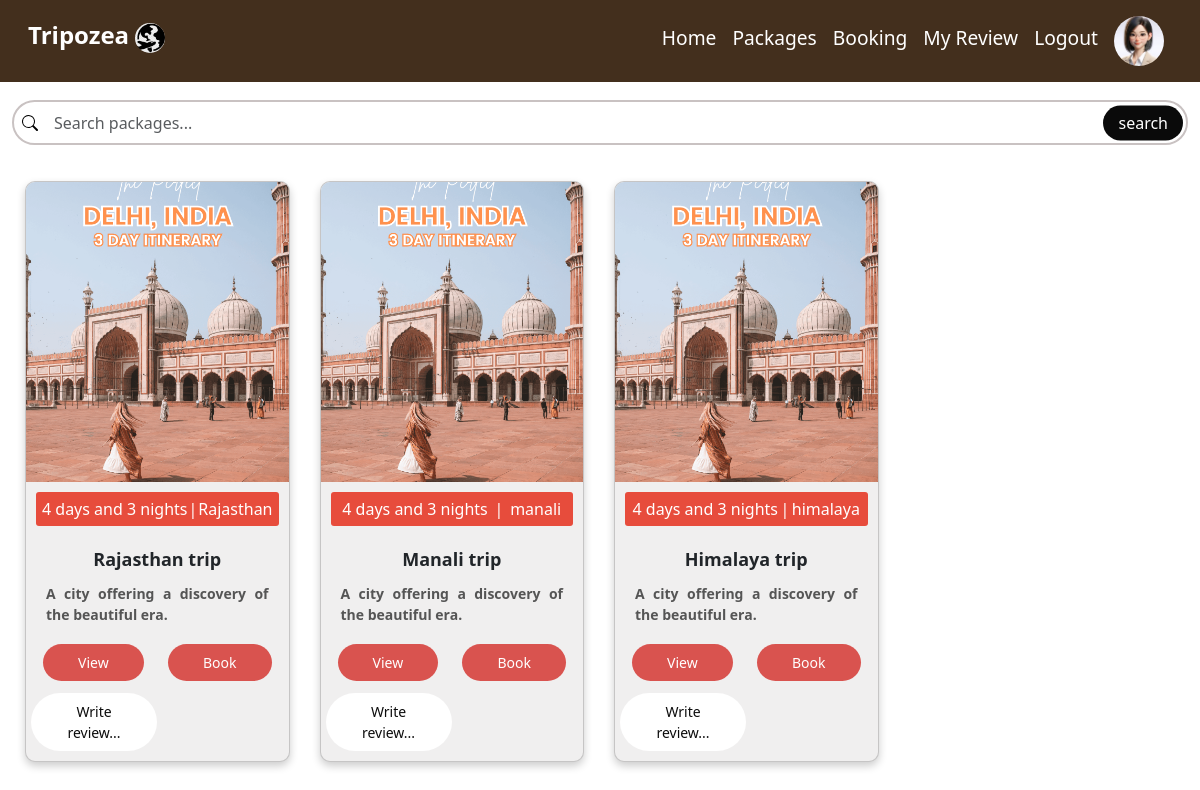
The app's page /user_allpackage (signed in), older data.
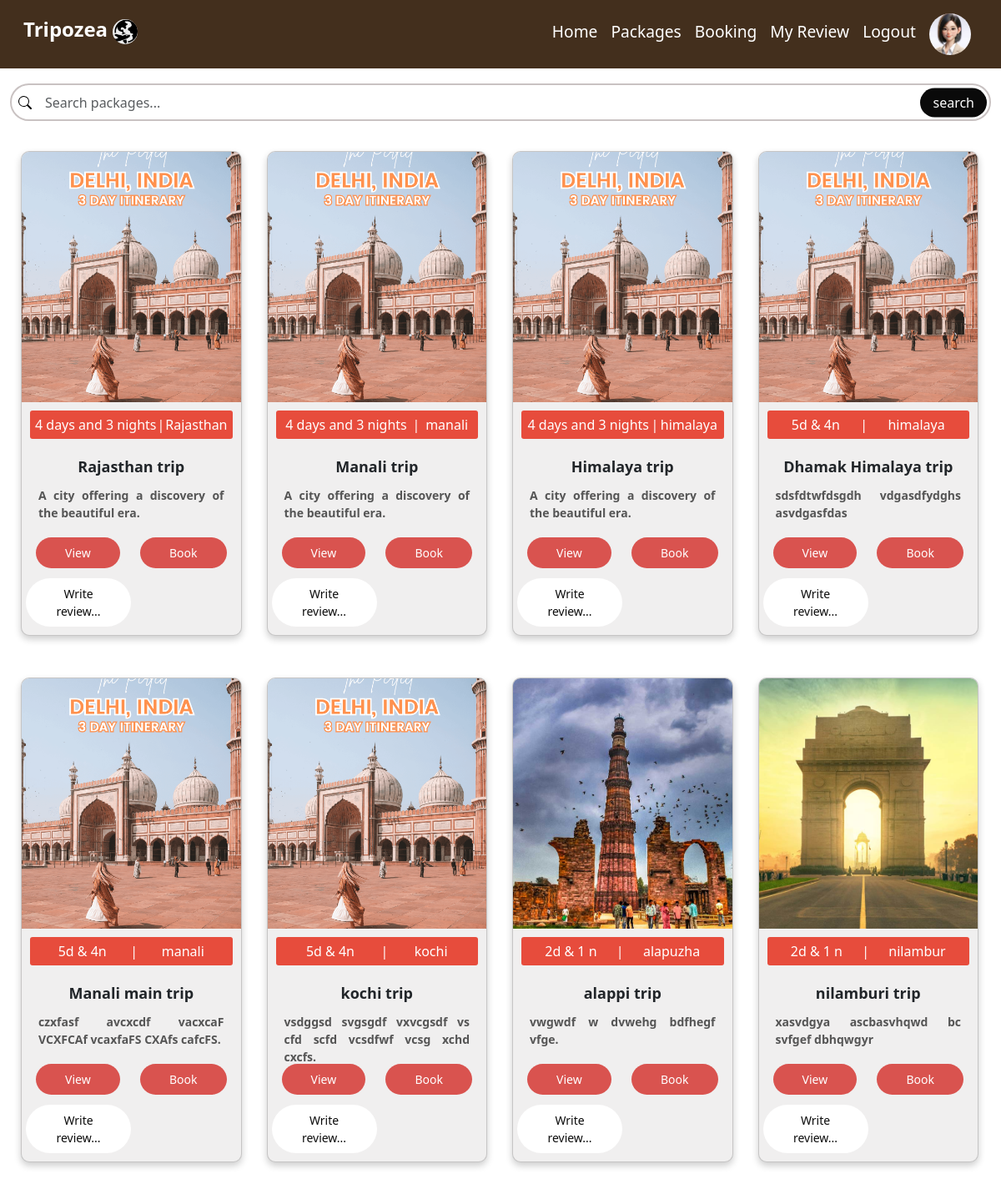
The same page, newer data.
### app1/models.py (models this page shows, shortened)
class Packages(models.Model):
    agency_id = models.ForeignKey(Agency, on_delete=models.CASCADE)
    package_name =  models.CharField(max_length=50)
    place = models.CharField(max_length=50)
    start_place = models.CharField(max_length=50)
    end_place = models.CharField(max_length=50)
    about = models.CharField(max_length=200)
    description = models.CharField(max_length=200)
    days = models.CharField(max_length=50)
    price_adult = models.IntegerField()
    price_children = models.IntegerField()
    image1 = models.FileField()
    image2 = models.FileField()
    image3 = models.FileField()
    image4 = models.FileField()

### app1/views.py (the view)
# urls.py: path('user_allpackage',views.user_allpackage,name="user_allpackage"),
def user_allpackage(request):
    user = Customer.objects.get(login_id=request.user.id)
    data = Packages.objects.all()
    return render(request,'user/user_allpackage.html',{'data':data,'user':user})

### template/user/user_allpackage.html (shortened to what this page needs)
<html lang="en">
<head>
    {% load static %}
    <link href="https://cdn.jsdelivr.net/npm/bootstrap@5.3.3/dist/css/bootstrap.min.css" rel="stylesheet">
</head>
<body>
  <nav class="navbar navbar-expand-lg mainav sticky-top">
    <div class="container-fluid">
      <p class="navbar-brand lists" href="#"><h4 style="font-weight: 800;color: white;">Tripozea
        <img style="width: 30px;border-radius: 50%;height: 30px;" src="{% static 'images/travelicon.jpg' %}" alt=""></h4>
      </p>
      <div class="collapse navbar-collapse justify-content-end me-3" id="navbarNav">
        <ul class="navbar-nav ">
          <li class="nav-item ">
            <a class="nav-link lists mt-2" aria-current="page" href="user_home">Home</a>
          </li>
          <li class="nav-item">
            <a class="nav-link lists mt-2" href="{% url 'user_allpackage' %}">Packages</a>
          </li>
          <li class="nav-item">
            <a class="nav-link lists mt-2" href="{% url 'booking_history' %}">Booking</a>
          </li>
          <li class="nav-item">
            <a class="nav-link lists mt-2" href="{% url 'view_review' %}">My Review</a>
          </li>
          <li class="nav-item">
            <a class="nav-link lists mt-2" href="{% url 'all_logout' %}">Logout</a>
          </li>
          <li class="nav-item">
            <a class="nav-link" href="{% url 'user_profile' %}"><img style="border-radius: 50%;width: 50px;" src="{{ user.image.url }}" alt=""></a>
          </li>
        </ul>
      </div>
    </div>
  </nav>
  <div class="container-fluid search-bar">
    <div class="row">
      <form action="{% url 'user_searchpackage' %}" method="post">
        <div class="col-12">
            <div class="search-input-group">
                <input class="form-control" type="search" placeholder="Search packages..." name="search" aria-label="Search">
                <button type="submit">search</button>
            </div>
        </div>
      </form>
    </div>
  </div>
  <div class="cards-container">
    {% for i in data %}
    <div class="card">
      <img src="{{ i.image1.url }}" alt="">
      <div class="card-content">
        <div class="package-info">
          <span>{{ i.days }}</span>
          <span>|</span>
          <span>{{ i.place }}</span>
        </div>
        <div class="package-name text-center">{{ i.package_name }}</div>
        <div class="package-about">{{ i.about }}</div>
      </div>
      <div class="button-group">
        <button class="view-button"><a href="{% url 'user_packageview' id=i.id %}">View</a></button>
        <button class="book-button"><a href="{% url 'user_booking' id=i.id %}">Book</a></button>
      </div>
      <button class="review-button"><a href="{% url 'write_review' id=i.id %}">Write review...</a></button>
    </div>
    {% endfor %}
  </div>
</body>
</html>

Row changes from the older to the newer data that the page shows:
added Packages: image1 (picture), days "5d & 4n", place "himalaya", package_name "Dhamak Himalaya trip", about "sdsfdtwfdsgdh vdgasdfydghs asvdgasfdas"
added Packages: image1 (picture), days "5d & 4n", place "manali", package_name "Manali main trip", about "czxfasf avcxcdf vacxcaF VCXFCAf vcaxfaFS CXAfs cafcFS."
added Packages: image1 (picture), days "5d & 4n", place "kochi", package_name "kochi trip", about "vsdggsd svgsgdf vxvcgsdf vs cfd scfd vcsdfwf vcsg xchd cxcfs."
added Packages: image1 (picture), days "2d & 1 n", place "alapuzha", package_name "alappi trip", about "vwgwdf w dvwehg bdfhegf vfge."
added Packages: image1 (picture), days "2d & 1 n", place "nilambur", package_name "nilamburi trip", about "xasvdgya ascbasvhqwd bc svfgef dbhqwgyr"
